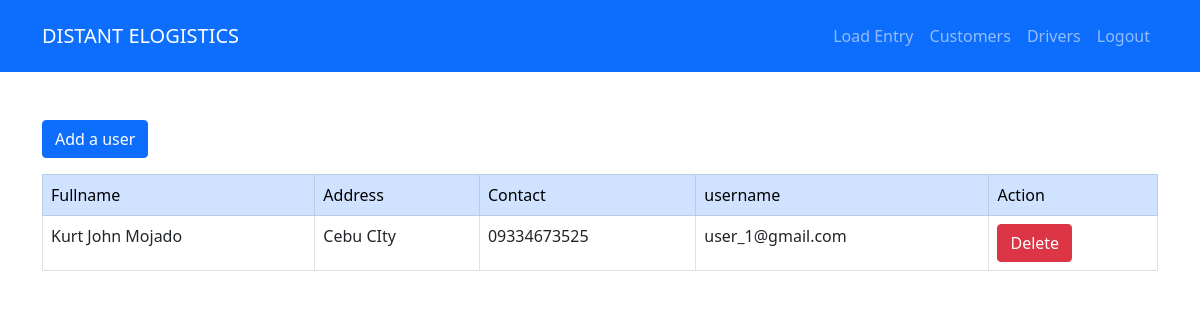
The app's page /admin-views/manage-customers.php, older data.
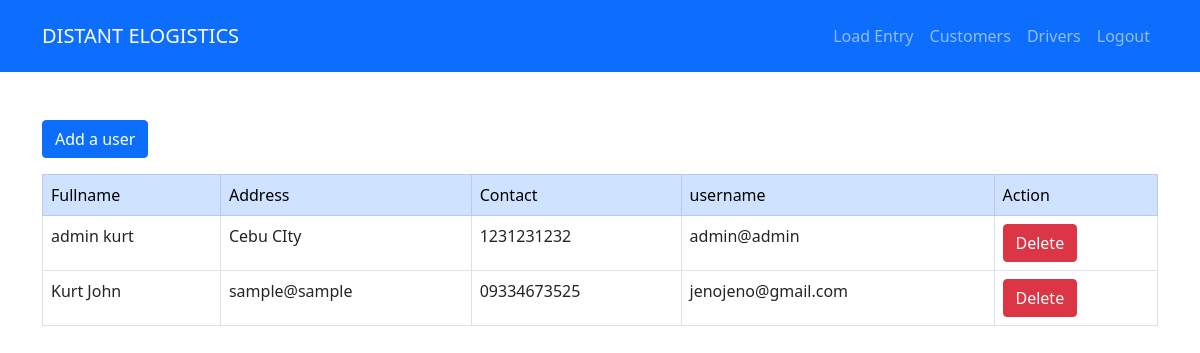
The same page, newer data.
### tables this page shows
CREATE TABLE `users` (
  `id` int(11) NOT NULL,
  `fullname` varchar(255) NOT NULL,
  `address` varchar(255) NOT NULL,
  `email` varchar(255) NOT NULL,
  `password` varchar(255) NOT NULL,
  `contact` varchar(255) NOT NULL,
  `role` varchar(1) NOT NULL DEFAULT 'U',
  `img` varchar(255) DEFAULT NULL
);

### functions/connection.php (called while the page is built, shortened)
<?php
$app_name = "DISTANT ELOGISTICS";
?>

### functions/functions.php (called while the page is built, shortened)
<?php
include 'connection.php';
function show($table_name)
{
    $conn = connect();
    $sql = "SELECT  * FROM $table_name ORDER BY id DESC";
    $result = $conn->query($sql);
    if ($result->num_rows > 0) {
        $rows = array();
        while ($row  = $result->fetch_assoc()) {
            $rows[] = $row;
        }
        return $rows;
    } else {
        return FALSE;
    }
}
?>

### admin-views/manage-customers.php (the view, shortened to what this page needs)
<?php include '../html/header.html';
include '../functions/functions.php';
include 'navbar.php';
?>
<main class="py-5">
    <div class="container">
    <button type="button" class="btn btn-primary " data-bs-toggle="modal" data-bs-target="#modelId">
      Add a user
    </button>
        <table class="table table-bordered mt-3">
            <thead class="table-primary">
                <td>Fullname</td>
                <td>Address</td>
                <td>Contact</td>
                <td>username</td>
                <td>Action</td>
            </thead>
            <tbody>
                <?php if (!empty(show('users'))) : ?>
                    <?php foreach (show('users') as $row) : ?>
                        <tr>
                            <td><?php echo $row['fullname'] ?></td>
                            <td><?php echo $row['address'] ?></td>
                            <td><?php echo $row['contact'] ?></td>
                            <td><?php echo $row['email'] ?></td>
                            <td>
                                <a href="../functions/delete.php?user_id=<?php echo $row['id'] ?>" class="btn btn-danger">Delete</a>
                            </td>
                        </tr>
                    <?php endforeach; ?>
                <?php endif; ?>
            </tbody>
        </table>
    </div>
</main>

### admin-views/navbar.php
<nav class="navbar navbar-expand-lg navbar-dark bg-primary p-3 sticky-top">
    <div class="container">
        <a href="admin-dashboard.php" class="navbar-brand"><?php echo $app_name ?></a>
        <div class="">
            <ul class="navbar-nav">
                <li class="nav-item">
                    <a href="manage-load-entry.php" class="nav-link">Load Entry</a>
                </li>
                <li class="nav-item">
                    <a href="manage-customers.php" class="nav-link">Customers</a>
                </li>
                <li class="nav-item">
                    <a href="manage-drivers.php" class="nav-link">Drivers</a>
                </li>
                <li class="nav-item">
                    <a href="logout.php" class="nav-link">Logout</a>
                </li>
            </ul>
        </div>
    </div>
</nav>

Row changes from the older to the newer data that the page shows:
added users: fullname "admin kurt", address "Cebu CIty", contact "1231231232", email "admin@admin"
changed users: fullname "Kurt John Mojado" → "Kurt John"; address "Cebu CIty" → "sample@sample"; email "user_1@gmail.com" → "jenojeno@gmail.com"
